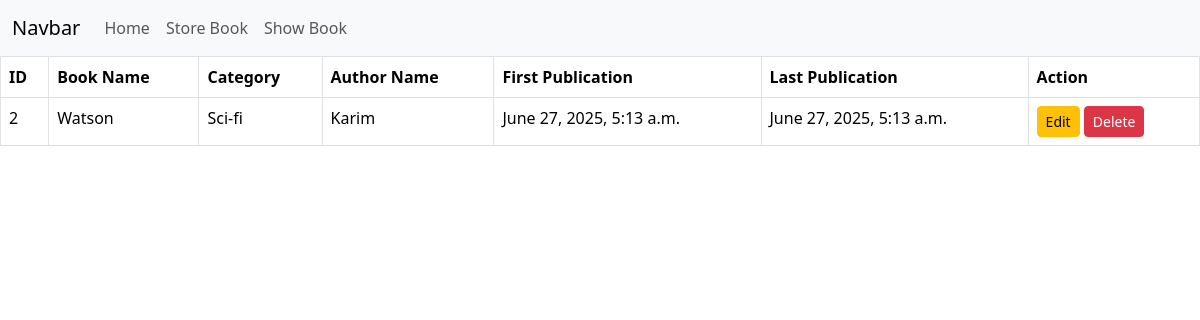
The app's page /book_details/2 with its own data.
### book/models.py (models this page shows)
class BookStoreModel(models.Model):
    CATEGORY = (
        ('Mystry', 'Mystry'),
        ('Thriller', 'Thriller'),
        ('Sci-fi', 'Sci-fi'),
        ('Humor', 'Humor'),
        ('Horror', 'Horror')
    )
    id = models.IntegerField(primary_key=True)
    book_name = models.CharField(max_length=30)
    author = models.CharField(max_length=20)
    category = models.CharField(max_length=30, choices=CATEGORY)
    first_pub = models.DateTimeField(auto_now_add=True)
    last_pub = models.DateTimeField(auto_now=True)

### book/views.py (the view)
# urls.py: path('book_details/<int:id>', views.BookDetailsView.as_view(), name="book_details"),
class BookDetailsView(DetailView):
    model = BookStoreModel
    template_name = 'book_details.html'
    context_object_name = 'item'
    pk_url_kwarg = 'id'

### book/templates/book_details.html
{% extends "base.html" %}
{% block content %}
    <table class="table table-bordered">
        <thead>
          <tr>
            <th scope="col">ID</th>
            <th scope="col">Book Name</th>
            <th scope="col">Category</th>
            <th scope="col">Author Name</th>
            <th scope="col">First Publication</th>
            <th scope="col">Last Publication</th>
            <th scope="col">Action</th>
          </tr>
        </thead>
        <tbody>
            <tr>
                <td>{{item.id}}</td>
                <td>{{item.book_name}}</td>
                <td>{{item.category}}</td>
                <td>{{item.author}}</td>
                <td>{{item.first_pub}}</td>
                <td>{{item.last_pub}}</td>
                <td> <a class="btn btn-warning btn-sm" href="{% url 'editbook' item.pk %}">Edit</a> <a class="btn btn-danger btn-sm" href="{% url 'deletebooks' item.pk %}">Delete</a>
            </tr>
        </tbody>
      </table>
{% endblock content %}

### records on screen
BookStoreModel: id "2", book_name "Watson", category "Sci-fi", author "Karim", first_pub "June 27, 2025, 5:13 a.m.", last_pub "June 27, 2025, 5:13 a.m."
